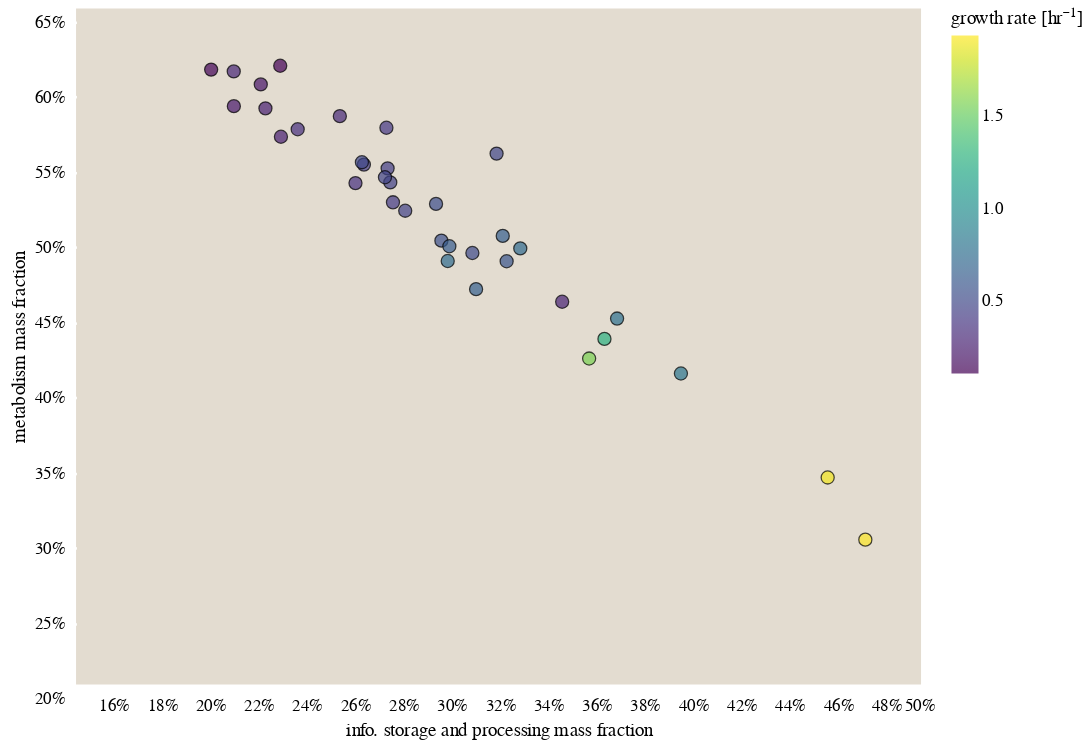

The cell this chart's notebook holds for it:
### Code cell
# Group bygrowth rate bins of 0.1 inv hr. 
info_metab_correlation['bins'] = pd.cut(info_metab_correlation['growth_rate_hr'], bins=np.arange(-0.01, 2, 0.01))
agg = info_metab_correlation.groupby('bins').mean().reset_index()
agg.drop(labels='bins', inplace=True, axis=1)
agg = agg[~agg['info_frac_mass'].isnull()]
base = alt.Chart(agg, width=500, height=400)

# Define the defaults
defaults =  {'fill':alt.Color('growth_rate_hr', scale=alt.Scale(scheme='viridis'), legend=alt.Legend(title='growth rate [hr\u207b\u00b9]'))}

frac_mass = base.mark_point(size=60).encode(
            x=alt.X('info_frac_mass', 
                    axis=alt.Axis(format='%', title='info. storage and processing mass fraction'),
                   scale=alt.Scale(domain=[0.15, 0.5])),
            y=alt.Y('metab_frac_mass', 
                    axis=alt.Axis(format='%', title='metabolism mass fraction'),
                   scale=alt.Scale(domain=[0.2, 0.65])),
            **defaults, **stroke_defaults
        ).interactive()


# frac_mass.save('../../figures/info_metab_mass_fraction.png', scale_factor=2.0)
# frac_mass.save('../../figures/info_metab_mass_fraction.html')
frac_mass

### Figure 1 — Vega-Lite specification as saved in the notebook (floating-point values rounded to 4 significant figures)
{"$schema": "https://vega.github.io/schema/vega-lite/v3.4.0.json", "config": {"axis": {"domainColor": null, "grid": false, "labelFont": "Lucida Sans", "tickColor": "white", "tickOffset": 8, "tickWidth": 1.5, "ticks": true, "titleFont": "Lucida Sans", "titleFontWeight": 400}, "background": "white", "group": {"fill": "#E3DCD0"}, "legend": {"labelFont": "Lucida Sans", "titleFont": "Lucida Sans", "titleFontWeight": 400}, "mark": {"stroke": "black", "strokeWidth": 0.5}, "range": {"category": ["#D56C55", "#738FC1", "#7AA974", "#AB85AC", "#7E9D90", "#905426", "#EAC264"]}, "title": {"anchor": "middle", "font": "Lucida Sans", "fontWeight": 400}, "view": {"fill": "#E3DCD0", "height": 300, "strokeWidth": 0, "width": 400}}, "data": {"name": "data-ba1ceaf13f89886fb4f7ec28a1410073"}, "datasets": {"data-ba1ceaf13f89886fb4f7ec28a1410073": [{"growth_rate_hr": 0.11, "info_frac_mass": 0.2346, "info_frac_size": 0.3333, "metab_frac_mass": 0.6118, "metab_frac_size": 0.4866}, {"growth_rate_hr": 0.12, "info_frac_mass": 0.206, "info_frac_size": 0.2782, "metab_frac_mass": 0.6093, "metab_frac_size": 0.4902}, {"growth_rate_hr": 0.2067, "info_frac_mass": 0.2265, "info_frac_size": 0.3155, "metab_frac_mass": 0.5994, "metab_frac_size": 0.471}, {"growth_rate_hr": 0.22, "info_frac_mass": 0.2154, "info_frac_size": 0.2994, "metab_frac_mass": 0.5849, "metab_frac_size": 0.4595}, {"growth_rate_hr": 0.25, "info_frac_mass": 0.2349, "info_frac_size": 0.3233, "metab_frac_mass": 0.5646, "metab_frac_size": 0.4393}, {"growth_rate_hr": 0.26, "info_frac_mass": 0.2284, "info_frac_size": 0.3151, "metab_frac_mass": 0.5835, "metab_frac_size": 0.4577}, {"growth_rate_hr": 0.2773, "info_frac_mass": 0.3514, "info_frac_size": 0.4121, "metab_frac_mass": 0.4547, "metab_frac_size": 0.3577}, {"growth_rate_hr": 0.3, "info_frac_mass": 0.2153, "info_frac_size": 0.293, "metab_frac_mass": 0.6081, "metab_frac_size": 0.4931}, {"growth_rate_hr": 0.31, "info_frac_mass": 0.2593, "info_frac_size": 0.3645, "metab_frac_mass": 0.5783, "metab_frac_size": 0.4404}, {"growth_rate_hr": 0.35, "info_frac_mass": 0.2418, "info_frac_size": 0.3318, "metab_frac_mass": 0.5696, "metab_frac_size": 0.4479}, {"growth_rate_hr": 0.36, "info_frac_mass": 0.2657, "info_frac_size": 0.3645, "metab_frac_mass": 0.5337, "metab_frac_size": 0.3967}, {"growth_rate_hr": 0.4, "info_frac_mass": 0.2786, "info_frac_size": 0.3887, "metab_frac_mass": 0.5706, "metab_frac_size": 0.4362}, {"growth_rate_hr": 0.41, "info_frac_mass": 0.2813, "info_frac_size": 0.3856, "metab_frac_mass": 0.521, "metab_frac_size": 0.3795}, {"growth_rate_hr": 0.42, "info_frac_mass": 0.2692, "info_frac_size": 0.3659, "metab_frac_mass": 0.5461, "metab_frac_size": 0.4229}, {"growth_rate_hr": 0.44, "info_frac_mass": 0.279, "info_frac_size": 0.3771, "metab_frac_mass": 0.5436, "metab_frac_size": 0.4268}, {"growth_rate_hr": 0.45, "info_frac_mass": 0.2802, "info_frac_size": 0.3869, "metab_frac_mass": 0.5342, "metab_frac_size": 0.4024}, {"growth_rate_hr": 0.46, "info_frac_mass": 0.2863, "info_frac_size": 0.3895, "metab_frac_mass": 0.5154, "metab_frac_size": 0.3821}, {"growth_rate_hr": 0.47, "info_frac_mass": 0.278, "info_frac_size": 0.3772, "metab_frac_mass": 0.5376, "metab_frac_size": 0.4159}, {"growth_rate_hr": 0.49, "info_frac_mass": 0.3242, "info_frac_size": 0.4629, "metab_frac_mass": 0.5534, "metab_frac_size": 0.3993}, {"growth_rate_hr": 0.5, "info_frac_mass": 0.2684, "info_frac_size": 0.3609, "metab_frac_mass": 0.5476, "metab_frac_size": 0.4279}, {"growth_rate_hr": 0.51, "info_frac_mass": 0.3142, "info_frac_size": 0.4263, "metab_frac_mass": 0.4872, "metab_frac_size": 0.344}, {"growth_rate_hr": 0.53, "info_frac_mass": 0.2991, "info_frac_size": 0.4093, "metab_frac_mass": 0.5199, "metab_frac_size": 0.3863}, {"growth_rate_hr": 0.55, "info_frac_mass": 0.3013, "info_frac_size": 0.4072, "metab_frac_mass": 0.4954, "metab_frac_size": 0.3673}, {"growth_rate_hr": 0.58, "info_frac_mass": 0.3284, "info_frac_size": 0.4351, "metab_frac_mass": 0.4817, "metab_frac_size": 0.3598}, {"growth_rate_hr": 0.63, "info_frac_mass": 0.3046, "info_frac_size": 0.4147, "metab_frac_mass": 0.4917, "metab_frac_size": 0.3634}, {"growth_rate_hr": 0.65, "info_frac_mass": 0.3267, "info_frac_size": 0.4433, "metab_frac_mass": 0.4986, "metab_frac_size": 0.3667}, {"growth_rate_hr": 0.66, "info_frac_mass": 0.3157, "info_frac_size": 0.4129, "metab_frac_mass": 0.4632, "metab_frac_size": 0.3556}, {"growth_rate_hr": 0.73, "info_frac_mass": 0.334, "info_frac_size": 0.4569, "metab_frac_mass": 0.4903, "metab_frac_size": 0.353}, {"growth_rate_hr": 0.7394, "info_frac_mass": 0.3039, "info_frac_size": 0.4183, "metab_frac_mass": 0.4819, "metab_frac_size": 0.3271}, {"growth_rate_hr": 0.78, "info_frac_mass": 0.3741, "info_frac_size": 0.4974, "metab_frac_mass": 0.4436, "metab_frac_size": 0.3076}, {"growth_rate_hr": 0.82, "info_frac_mass": 0.4005, "info_frac_size": 0.5255, "metab_frac_mass": 0.407, "metab_frac_size": 0.2707}, {"growth_rate_hr": 1.27, "info_frac_mass": 0.3689, "info_frac_size": 0.4862, "metab_frac_mass": 0.43, "metab_frac_size": 0.3163}, {"growth_rate_hr": 1.569, "info_frac_mass": 0.3625, "info_frac_size": 0.507, "metab_frac_mass": 0.4169, "metab_frac_size": 0.2589}, {"growth_rate_hr": 1.9, "info_frac_mass": 0.4613, "info_frac_size": 0.5856, "metab_frac_mass": 0.3378, "metab_frac_size": 0.2383}, {"growth_rate_hr": 1.934, "info_frac_mass": 0.4769, "info_frac_size": 0.5908, "metab_frac_mass": 0.2964, "metab_frac_size": 0.1906}]}, "encoding": {"fill": {"field": "growth_rate_hr", "legend": {"title": "growth rate [hr⁻¹]"}, "scale": {"scheme": "viridis"}, "type": "quantitative"}, "stroke": {"value": "black"}, "strokeWidth": {"value": 0.75}, "x": {"axis": {"format": "%", "title": "info. storage and processing mass fraction"}, "field": "info_frac_mass", "scale": {"domain": [0.15, 0.5]}, "type": "quantitative"}, "y": {"axis": {"format": "%", "title": "metabolism mass fraction"}, "field": "metab_frac_mass", "scale": {"domain": [0.2, 0.65]}, "type": "quantitative"}}, "height": 400, "mark": {"size": 60, "type": "point"}, "selection": {"selector204": {"bind": "scales", "encodings": ["x", "y"], "type": "interval"}}, "width": 500}
